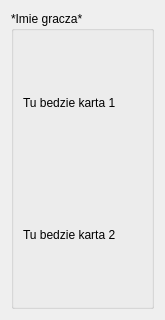
<?xml version="1.0" encoding="UTF-8"?>
<ui version="4.0">
 <class>HandView</class>
 <widget class="QWidget" name="HandView">
  <property name="geometry">
   <rect>
    <x>0</x>
    <y>0</y>
    <width>165</width>
    <height>320</height>
   </rect>
  </property>
  <property name="sizePolicy">
   <sizepolicy hsizetype="Expanding" vsizetype="Expanding">
    <horstretch>0</horstretch>
    <verstretch>0</verstretch>
   </sizepolicy>
  </property>
  <property name="windowTitle">
   <string>Form</string>
  </property>
  <layout class="QFormLayout" name="formLayout">
   <item row="0" column="0" colspan="2">
    <widget class="QGroupBox" name="groupBox">
     <property name="sizePolicy">
      <sizepolicy hsizetype="Expanding" vsizetype="Expanding">
       <horstretch>0</horstretch>
       <verstretch>0</verstretch>
      </sizepolicy>
     </property>
     <property name="title">
      <string>*Imie gracza*</string>
     </property>
     <layout class="QVBoxLayout" name="verticalLayout">
      <item>
       <widget class="QLabel" name="label">
        <property name="text">
         <string>Tu bedzie karta 1</string>
        </property>
       </widget>
      </item>
      <item>
       <widget class="QLabel" name="label_2">
        <property name="text">
         <string>Tu bedzie karta 2</string>
        </property>
       </widget>
      </item>
     </layout>
    </widget>
   </item>
  </layout>
 </widget>
 <resources/>
 <connections/>
</ui>
